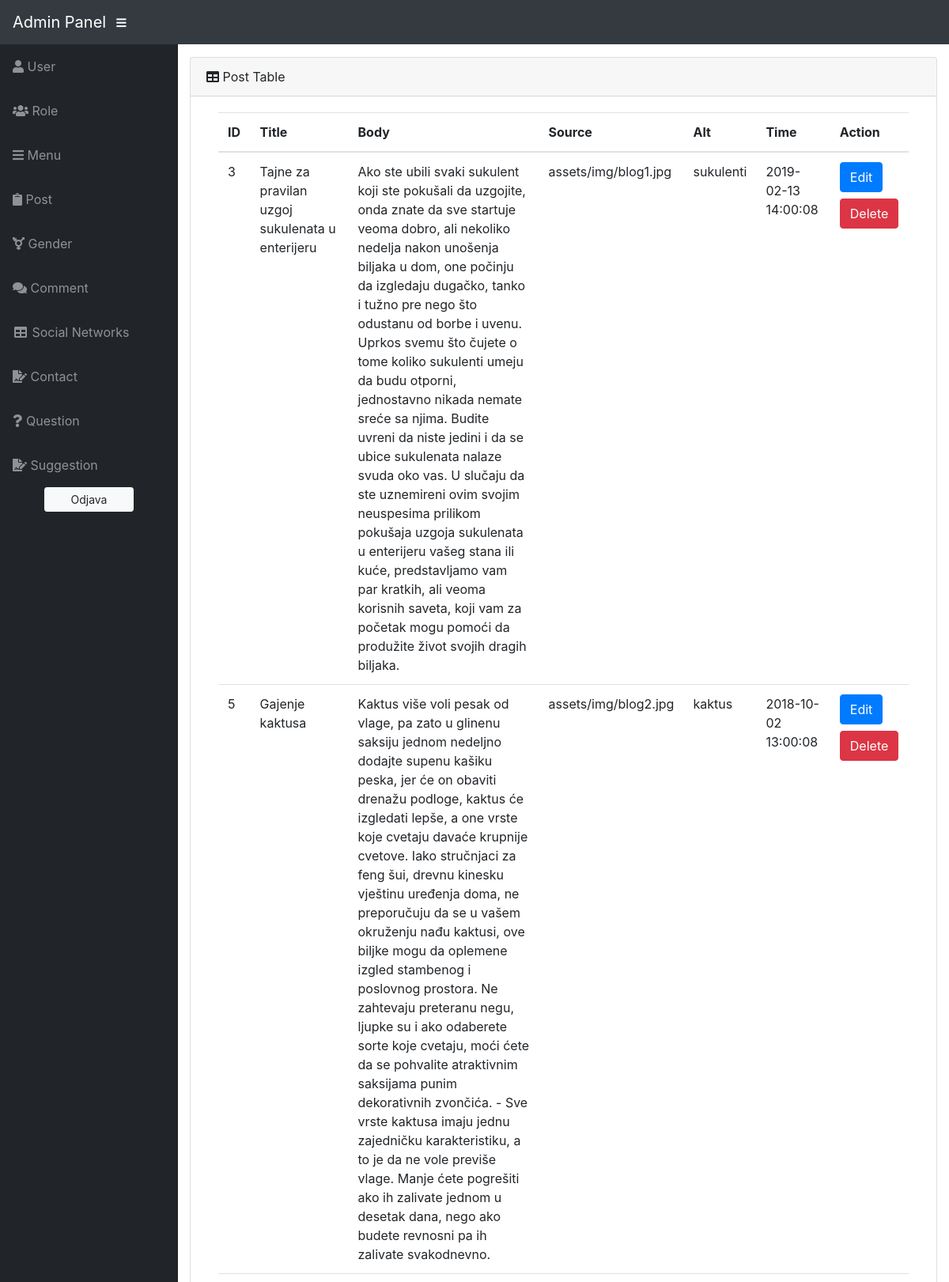
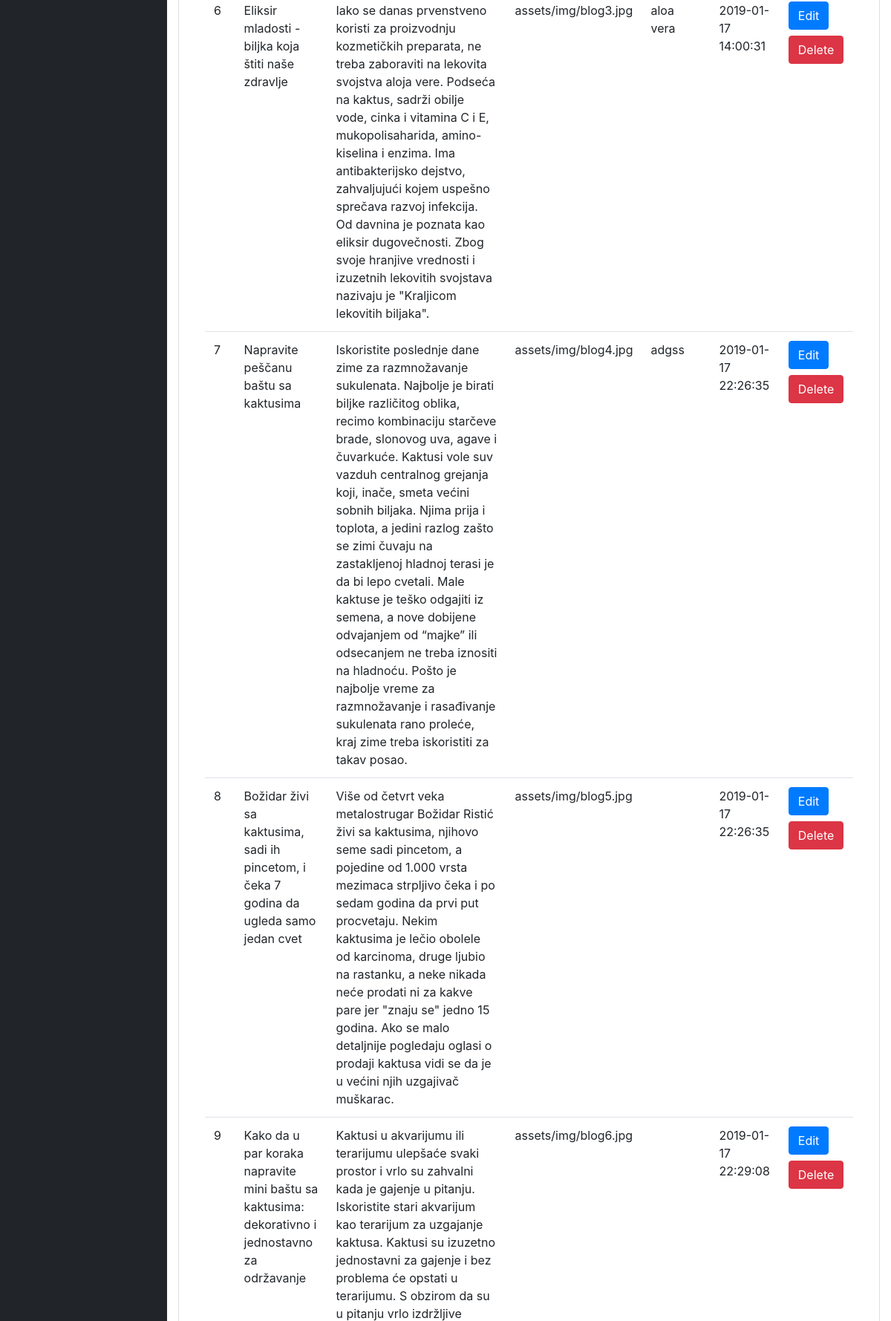
The page /admin/admin.php?page=post (upper part) on the database its author committed (2 pictures, top to bottom).
### tables this page shows
CREATE TABLE `post` (
  `postID` int(11) NOT NULL,
  `title` varchar(100) NOT NULL,
  `body` text NOT NULL,
  `imageSrc` text NOT NULL,
  `imageAlt` varchar(100) NOT NULL,
  `userID` int(11) NOT NULL,
  `time` timestamp NOT NULL DEFAULT current_timestamp(),
  `part_one` text NOT NULL,
  `part_two` text NOT NULL,
  `part_three` text NOT NULL
);

### modules/functions.php (called while the page is built, shortened)
<?php
function getAllFromTable($table, $conn) {
	$sql = "SELECT * FROM $table;";
	$stmt = $conn->prepare($sql);
	$stmt->execute();
	return $stmt->fetchAll();
}

### admin/views/pages/post.php (the view, shortened to what this page needs)
  <?php
  $posts = getAllFromTable('post', $conn);
  ?>
  <i class="fas fa-table"></i>
Post Table </div>
<div class="container">
  <div class="card-body">
    <div class="table-responsive">
      <table class="table">
        <thead>
          <th>ID</th>
          <th>Title</th>
          <th>Body</th>
          <th>Source</th>
          <th>Alt</th>
          <th>Time</th>
          <th>Action</th>
        </thead>
        <tbody class="post">
          <?php foreach($posts as $post) : ?>
            <tr>
              <td><?= $post->postID ?></td>
              <td><?= $post->title ?></td>
              <td><?= $post->body ?></td>
              <td><?= $post->imageSrc ?></td>
              <td><?= $post->imageAlt ?></td>
              <td><?= $post->time ?></td>
              <td>
                <button class="btn btn-primary edit-btn mb-2"  data-id="<?= $post->postID?>">Edit</button>
                <button class="btn btn-danger delete-btn" data-id="<?= $post->postID?>">Delete</button>
              </td>
            </tr>
          <?php endforeach; ?>
        </tbody>
      </table>
    </div>
  </div>
</div>
</div>
</div>

### admin/assets/css/sb-admin.css (style rules this page uses)
html { position: relative; min-height: 100%; }
body { height: 100%; }
:root { --input-padding-x: 0.75rem; --input-padding-y: 0.75rem; }

### rows shown on the page
post: postID "3", title "Tajne za pravilan uzgoj sukulenata u enterijeru", body "Ako ste ubili svaki sukulent koji ste pokušali da uzgojite, onda znate da sve startuje veoma dobro, ali nekoliko nedelja nakon unošenja biljaka u dom, one počinju da izgledaju dugačko, tanko i tužno pre nego što odustanu od borbe i uvenu. Uprkos svemu što čujete o tome koliko sukulenti umeju da budu otporni, jednostavno nikada nemate sreće sa njima. Budite uvreni da niste jedini i da se ubice sukulenata nalaze svuda oko vas. U slučaju da ste uznemireni ovim svojim neuspesima prilikom pokušaja uzgoja sukulenata u enterijeru vašeg stana ili kuće, predstavljamo vam par kratkih, ali veoma korisnih saveta, koji vam za početak mogu pomoći da produžite život svojih dragih biljaka.", imageSrc "assets/img/blog1.jpg", imageAlt "sukulenti", time "2019-02-13 14:00:08"
post: postID "5", title "Gajenje kaktusa", body "Kaktus više voli pesak od vlage, pa zato u glinenu saksiju jednom nedeljno dodajte supenu kašiku peska, jer će on obaviti drenažu podloge, kaktus će izgledati lepše, a one vrste koje cvetaju davaće krupnije cvetove. Iako stručnjaci za feng šui, drevnu kinesku vještinu uređenja doma, ne preporučuju da se u vašem okruženju nađu kaktusi, ove biljke mogu da oplemene izgled stambenog i poslovnog prostora. Ne zahtevaju preteranu negu, ljupke su i ako odaberete sorte koje cvetaju, moći ćete da se pohvalite atraktivnim saksijama punim dekorativnih zvončića. - Sve vrste kaktusa imaju jednu zajedničku karakteristiku, a to je da ne vole previše vlage. Manje ćete pogrešiti ako ih zalivate jednom u…", imageSrc "assets/img/blog2.jpg", imageAlt "kaktus", time "2018-10-02 13:00:08"
post: postID "6", title "Eliksir mladosti - biljka koja štiti naše zdravlje", body "Iako se danas prvenstveno koristi za proizvodnju kozmetičkih preparata, ne treba zaboraviti na lekovita svojstva aloja vere. Podseća na kaktus, sadrži obilje vode, cinka i vitamina C i E, mukopolisaharida, amino-kiselina i enzima. Ima antibakterijsko dejstvo, zahvaljujući kojem uspešno sprečava razvoj infekcija. Od davnina je poznata kao eliksir dugovečnosti. Zbog svoje hranjive vrednosti i izuzetnih lekovitih svojstava nazivaju je \"Kraljicom lekovitih biljaka\".", imageSrc "assets/img/blog3.jpg", imageAlt "aloa vera", time "2019-01-17 14:00:31"
post: postID "7", title "Napravite peščanu baštu sa kaktusima", body "Iskoristite poslednje dane zime za razmnožavanje sukulenata. Najbolje je birati biljke različitog oblika, recimo kombinaciju starčeve brade, slonovog uva, agave i čuvarkuće. Kaktusi vole suv vazduh centralnog grejanja koji, inače, smeta većini sobnih biljaka. Njima prija i toplota, a jedini razlog zašto se zimi čuvaju na zastakljenoj hladnoj terasi je da bi lepo cvetali. Male kaktuse je teško odgajiti iz semena, a nove dobijene odvajanjem od “majke” ili odsecanjem ne treba iznositi na hladnoću. Pošto je najbolje vreme za razmnožavanje i rasađivanje sukulenata rano proleće, kraj zime treba iskoristiti za takav posao.", imageSrc "assets/img/blog4.jpg", imageAlt "adgss", time "2019-01-17 22:26:35"
post: postID "8", title "Božidar živi sa kaktusima, sadi ih pincetom, i čeka 7 godina da ugleda samo jedan cvet", body "Više od četvrt veka metalostrugar Božidar Ristić živi sa kaktusima, njihovo seme sadi pincetom, a pojedine od 1.000 vrsta mezimaca strpljivo čeka i po sedam godina da prvi put procvetaju. Nekim kaktusima je lečio obolele od karcinoma, druge ljubio na rastanku, a neke nikada neće prodati ni za kakve pare jer \"znaju se\" jedno 15 godina. Ako se malo detaljnije pogledaju oglasi o prodaji kaktusa vidi se da je u većini njih uzgajivač muškarac.", imageSrc "assets/img/blog5.jpg", time "2019-01-17 22:26:35"
post: postID "9", title "Kako da u par koraka napravite mini baštu sa kaktusima: dekorativno i jednostavno za održavanje", imageSrc "assets/img/blog6.jpg", time "2019-01-17 22:29:08"
